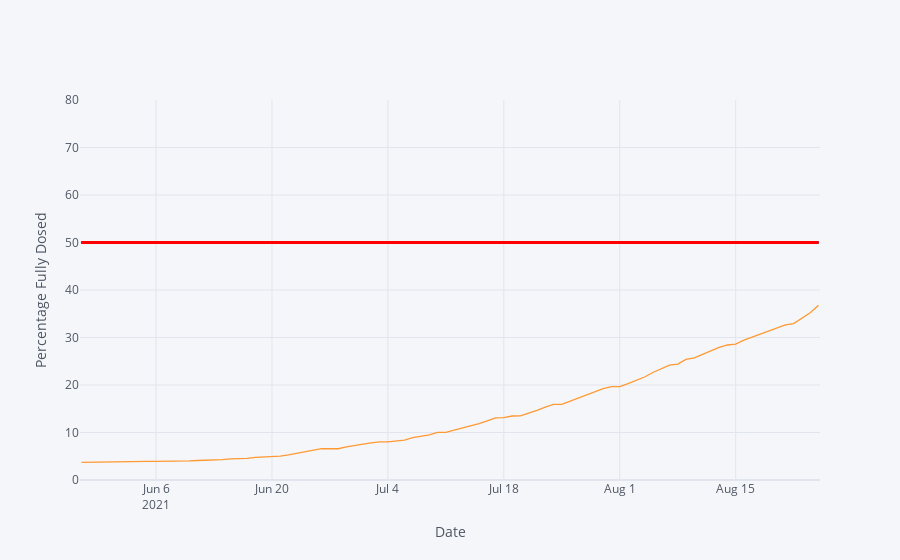

This figure's notebook cell:
### Code cell
fig.add_shape(type='line',
                x0=percent.index[0],
                y0=50,
                x1=percent.index[-1],
                y1=50,
                line=dict(color='red', width=1, dash='dot'))

fig.update_shapes(dict(xref='x', yref='y'))
fig.update_yaxes(range=[0, 80])
fig.show()

### Figure 1 — Plotly figure (JSON) as saved in the notebook; plotly's stock layout.template omitted (floating-point values rounded to 4 significant figures)
{"data": [{"line": {"color": "rgba(255, 153, 51, 1.0)", "dash": "solid", "shape": "linear", "width": 1.3}, "mode": "lines", "name": "None", "text": "", "type": "scatter", "x": ["2021-05-28", "2021-05-29", "2021-05-30", "2021-05-31", "2021-06-01", "2021-06-02", "2021-06-03", "2021-06-04", "2021-06-05", "2021-06-06", "2021-06-07", "2021-06-08", "2021-06-09", "2021-06-10", "2021-06-11", "2021-06-12", "2021-06-13", "2021-06-14", "2021-06-15", "2021-06-16", "2021-06-17", "2021-06-18", "2021-06-19", "2021-06-20", "2021-06-21", "2021-06-22", "2021-06-23", "2021-06-24", "2021-06-25", "2021-06-26", "2021-06-27", "2021-06-28", "2021-06-29", "2021-06-30", "2021-07-01", "2021-07-02", "2021-07-03", "2021-07-04", "2021-07-05", "2021-07-06", "2021-07-07", "2021-07-08", "2021-07-09", "2021-07-10", "2021-07-11", "2021-07-12", "2021-07-13", "2021-07-14", "2021-07-15", "2021-07-16", "2021-07-17", "2021-07-18", "2021-07-19", "2021-07-20", "2021-07-21", "2021-07-22", "2021-07-23", "2021-07-24", "2021-07-25", "2021-07-26", "2021-07-27", "2021-07-28", "2021-07-29", "2021-07-30", "2021-07-31", "2021-08-01", "2021-08-02", "2021-08-03", "2021-08-04", "2021-08-05", "2021-08-06", "2021-08-07", "2021-08-08", "2021-08-09", "2021-08-10", "2021-08-11", "2021-08-12", "2021-08-13", "2021-08-14", "2021-08-15", "2021-08-16", "2021-08-17", "2021-08-18", "2021-08-19", "2021-08-20", "2021-08-21", "2021-08-22", "2021-08-23", "2021-08-24", "2021-08-25"], "y": [3.7, 3.738, 3.738, 3.85, 3.904, 3.909, 3.91, 3.911, 3.911, 3.911, 3.911, 3.932, 3.967, 4.034, 4.107, 4.161, 4.161, 4.298, 4.434, 4.435, 4.564, 4.768, 4.867, 4.867, 5.027, 5.276, 5.587, 5.983, 6.356, 6.584, 6.584, 6.584, 6.952, 7.33, 7.575, 7.799, 8.017, 8.017, 8.186, 8.404, 8.905, 9.202, 9.477, 10.01, 10.01, 10.48, 10.9, 11.31, 11.87, 12.45, 13.09, 13.15, 13.47, 13.48, 14.03, 14.67, 15.35, 15.93, 15.93, 16.59, 17.4, 17.91, 18.58, 19.24, 19.64, 19.64, 20.29, 20.97, 21.69, 22.63, 23.41, 24.17, 24.4, 25.39, 25.7, 26.43, 27.17, 27.9, 28.42, 28.62, 29.46, 30.11, 30.71, 31.35, 32.15, 32.66, 32.94, 33.98, 35.2, 36.79]}], "layout": {"legend": {"bgcolor": "#F5F6F9", "font": {"color": "#4D5663"}}, "paper_bgcolor": "#F5F6F9", "plot_bgcolor": "#F5F6F9", "shapes": [{"line": {"color": "royal blue", "width": 3}, "type": "line", "x0": "2021-05-28T00:00:00", "x1": "2021-08-25T00:00:00", "xref": "x", "y0": 50, "y1": 50, "yref": "y"}, {"line": {"color": "RoyalBlue", "width": 3}, "type": "line", "x0": "2021-05-28T00:00:00", "x1": "2021-08-25T00:00:00", "xref": "x", "y0": 50, "y1": 50, "yref": "y"}, {"line": {"color": "red", "width": 3}, "type": "line", "x0": "2021-05-28T00:00:00", "x1": "2021-08-25T00:00:00", "xref": "x", "y0": 50, "y1": 50, "yref": "y"}, {"line": {"color": "red", "width": 2}, "type": "line", "x0": "2021-05-28T00:00:00", "x1": "2021-08-25T00:00:00", "xref": "x", "y0": 50, "y1": 50, "yref": "y"}, {"line": {"color": "red", "dash": "dot", "width": 2}, "type": "line", "x0": "2021-05-28T00:00:00", "x1": "2021-08-25T00:00:00", "xref": "x", "y0": 50, "y1": 50, "yref": "y"}, {"line": {"color": "red", "dash": "dot", "width": 2}, "type": "line", "x0": "2021-05-28T00:00:00", "x1": "2021-08-25T00:00:00", "xref": "x", "y0": 50, "y1": 50, "yref": "y"}, {"line": {"color": "red", "dash": "dot", "width": 1}, "type": "line", "x0": "2021-05-28T00:00:00", "x1": "2021-08-25T00:00:00", "xref": "x", "y0": 50, "y1": 50, "yref": "y"}], "title": {"font": {"color": "#4D5663"}}, "xaxis": {"gridcolor": "#E1E5ED", "showgrid": true, "tickfont": {"color": "#4D5663"}, "title": {"font": {"color": "#4D5663"}, "text": "Date"}, "zerolinecolor": "#E1E5ED"}, "yaxis": {"gridcolor": "#E1E5ED", "range": [0, 80], "showgrid": true, "tickfont": {"color": "#4D5663"}, "title": {"font": {"color": "#4D5663"}, "text": "Percentage Fully Dosed"}, "zerolinecolor": "#E1E5ED"}}}
